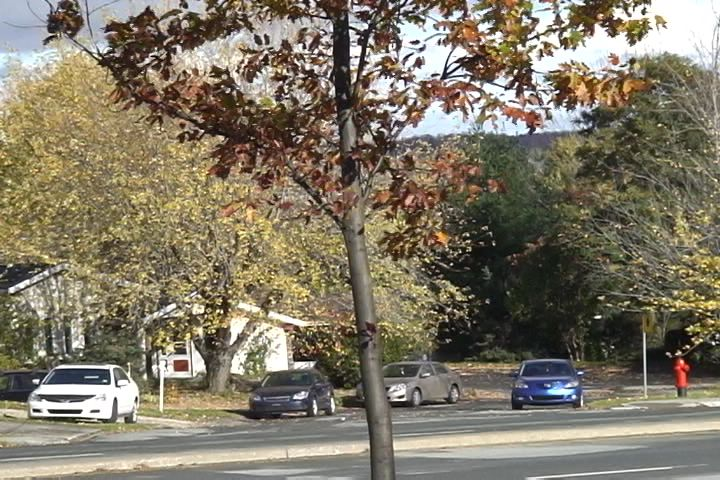
%> input picture Background_Subtraction/matlab_processing/edge_detection/test_img/in000055.jpg, 720 x 480 px; its folder holds only this picture in this run
$ octave edgeDetection.m   (GNU Octave 9; MATLAB toolbox functions it lacks are replaced by stand-ins)
%> lines starting %> are read from the running program, lines starting %| are printed output that depends on the picture
clc
clear

Path = './test_img/';

Files=dir(fullfile(Path,'*.jpg'));
LengthFiles = length(Files);
Image = imread(strcat(Files(1).folder, strcat('/',Files(1).name)));
%> Image is the input picture: size 480x720x3 uint8; mean R, G, B 128, 120, 102.3
figure(1)
imshow(Image);

Igray = rgb2gray(Image);
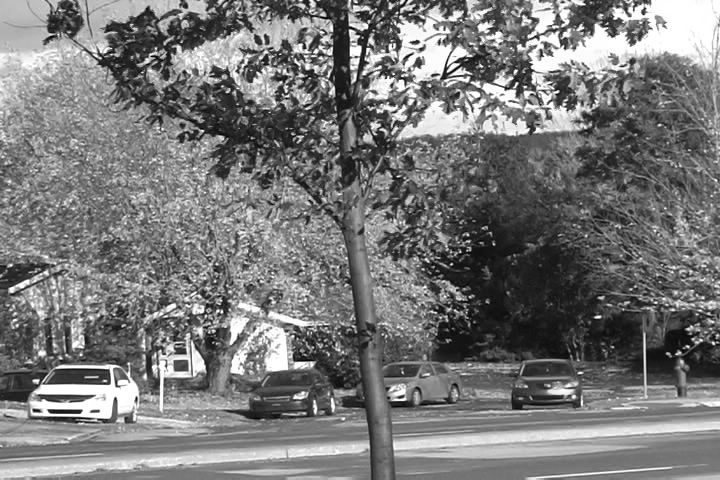
%> Igray: size 480x720 uint8; min 0, max 255, mean 120.4
thresh = [0.01, 0.17];
sigma = 2;
Iedge = edge(double(Igray),'canny',thresh,sigma);
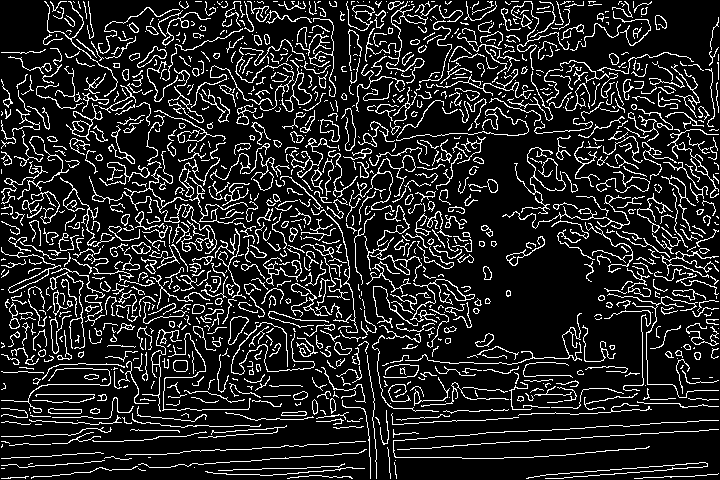
%> Iedge: size 480x720 logical; 14.5% white in thin lines or dots
figure(2)
imshow(Iedge);
